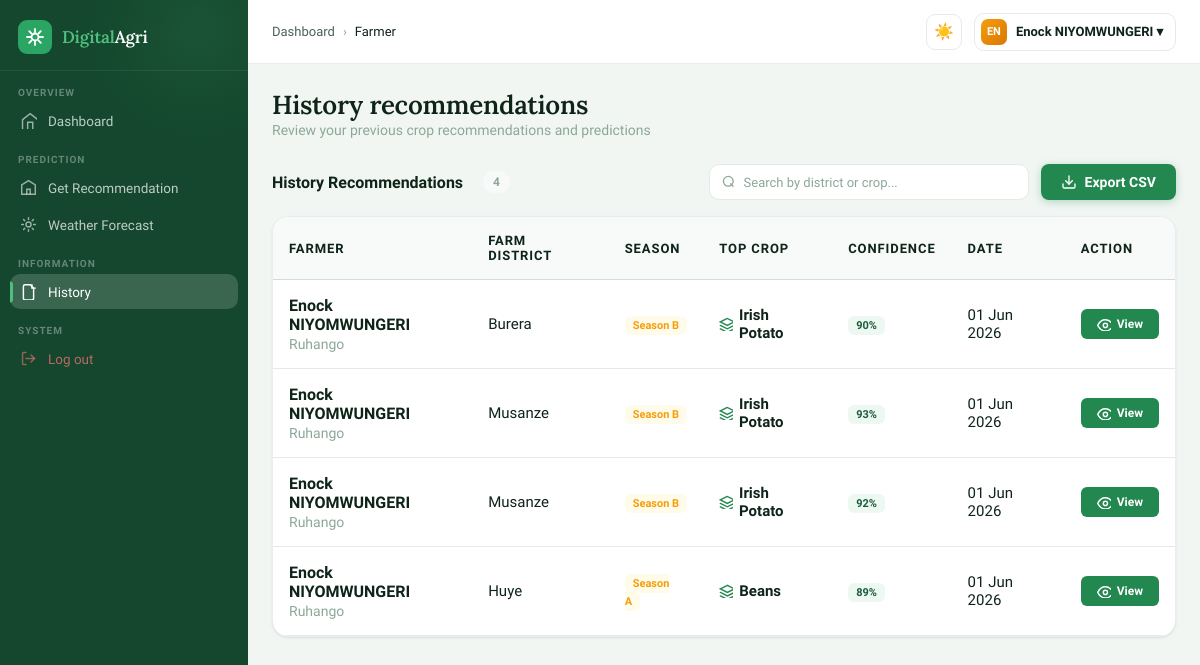
The app's page /history (signed in) with its own data.
### models.py (models this page shows, shortened)
class Farmer(UserMixin, db.Model):
    __tablename__ = 'farmer'
    id = db.Column(db.Integer, primary_key=True)
    name = db.Column(db.String(100), nullable=False)
    email = db.Column(db.String(150), unique=True, nullable=True)  # Nullable for coop-added farmers
    password = db.Column(db.String(255), nullable=True)            # Nullable for coop-added farmers
    farmer_district = db.Column(db.String(100))
    phone_number = db.Column(db.String(20))
    farm_size_hectares = db.Column(db.Numeric(6, 2))
    gender = db.Column(db.Enum(Gender))
    cooperative_id = db.Column(db.Integer, db.ForeignKey('cooperative.id'), nullable=True)
    created_at = db.Column(db.DateTime, default=datetime.utcnow)
    recommendations = db.relationship('Recommendation', backref='farmer', lazy=True, cascade='all, delete-orphan')

class Recommendation(db.Model):
    __tablename__ = 'recommendation'
    id = db.Column(db.Integer, primary_key=True)
    farmer_id = db.Column(db.Integer, db.ForeignKey('farmer.id'), nullable=False)
    soil_ph = db.Column(db.Numeric(4, 2))
    nitrogen = db.Column(db.Numeric(6, 2))
    phosphorus = db.Column(db.Numeric(6, 2))
    potassium = db.Column(db.Numeric(6, 2))
    rainfall = db.Column(db.Numeric(7, 2))
    temperature = db.Column(db.Numeric(5, 2))
    humidity = db.Column(db.Numeric(5, 2))
    altitude = db.Column(db.Numeric(7, 2))
    farm_district = db.Column(db.String(100))
    farmer_district = db.Column(db.String(100))
    season = db.Column(db.Enum(Season))
    created_at = db.Column(db.DateTime, default=datetime.utcnow)
    predictions = db.relationship('Prediction', backref='recommendation', lazy=True,
                                  order_by='Prediction.confidence_score.desc()',
                                  cascade='all, delete-orphan')

class Prediction(db.Model):
    __tablename__ = 'prediction'
    id = db.Column(db.Integer, primary_key=True)
    recommendation_id = db.Column(db.Integer, db.ForeignKey('recommendation.id'), nullable=False)
    crop_name = db.Column(db.String(100))
    confidence_score = db.Column(db.Numeric(5, 2))
    model_version = db.Column(db.String(50), default='1.0')
    is_accepted = db.Column(db.Boolean, default=False)
    predicted_at = db.Column(db.DateTime, default=datetime.utcnow)

### app.py (the view)
@app.route('/history')
@login_required
def history():
    cooperative_name = current_user.name if isinstance(current_user, Cooperative) else None
    farmer_name = current_user.name if isinstance(current_user, Farmer) else None
    template_folder = 'Farmer' if isinstance(current_user, Farmer) else 'cooperative'
    if isinstance(current_user, Cooperative):
        recommendations = Recommendation.query.join(Farmer).filter(Farmer.cooperative_id == current_user.id).order_by(Recommendation.created_at.desc()).limit(200).all()
    else:
        recommendations = Recommendation.query.filter_by(farmer_id=current_user.id).order_by(Recommendation.created_at.desc()).limit(200).all()
    return render_template(f'{template_folder}/history.html',
                         cooperative_name=cooperative_name,
                         farmer_name=farmer_name,
                         recommendations=recommendations)

### app.py (called while the page is built)
@app.context_processor
def inject_emojis():
    return dict(crop_emojis=CROP_EMOJIS)

@app.context_processor
def inject_enums():
    from models import CooperativeStatus
    return dict(CooperativeStatus=CooperativeStatus)

### models.py (called while the page is built)
@login_manager.user_loader
def load_user(user_id):
    if user_id.startswith('admin-'):
        return Admin.query.get(int(user_id.split('-')[1]))
    elif user_id.startswith('coop-'):
        return Cooperative.query.get(int(user_id.split('-')[1]))
    elif user_id.startswith('farmer-'):
        return Farmer.query.get(int(user_id.split('-')[1]))
    return None

### templates/Farmer/history.html (shortened to what this page needs)
<!DOCTYPE html>
<html lang="en" data-theme="light">
<head>
<link rel="stylesheet" href="https://cdn.jsdelivr.net/npm/lucide-static@0.321.0/font/lucide.min.css"/>
</head>
<body>
<div class="app">
{% include 'Farmer/components/sidebar.html' %}
<div class="main">
  {% include 'Farmer/components/topbar.html' %}
  <div class="content">
    <div class="page-header">
            <div>
            <div class="page-title">History recommendations</div>
            <div class="page-sub">
            Review your previous crop recommendations and predictions
            </div>
    </div>
      </div>
    <div class="table-section">
      <div class="table-header">
        <div style="display: flex; align-items: center; gap: 12px;">
          <span class="table-title">History Recommendations</span>
          <span class="count-badge">{{ recommendations|length if recommendations else 0 }}</span>
        </div>
        <div style="display: flex; align-items: center; gap: 12px; flex: 1; justify-content: flex-end;">
          <div class="table-search" style="max-width: 320px; flex: 1;">
            <svg class="search-icon" width="14" height="14" viewBox="0 0 20 20" fill="none" stroke="currentColor" stroke-width="1.8" stroke-linecap="round"><circle cx="9" cy="9" r="7"/><line x1="16" y1="16" x2="12.5" y2="12.5"/></svg>
            <input type="text" id="tableSearch" placeholder="Search by district or crop..." onkeyup="filterTable()">
          </div>
          <button class="btn-export" onclick="exportHistory()">
            <svg width="16" height="16" viewBox="0 0 24 24" fill="none" stroke="currentColor" stroke-width="2" stroke-linecap="round"><path d="M21 15v4a2 2 0 0 1-2 2H5a2 2 0 0 1-2-2v-4"/><polyline points="7 10 12 15 17 10"/><line x1="12" y1="15" x2="12" y2="3"/></svg>
            Export CSV
          </button>
        </div>
      </div>
      <div class="recommendations-table">
        {% if recommendations and recommendations|length > 0 %}
          <table class="rec-table">
            <thead>
              <tr>
                <th>Farmer</th>
                <th>Farm District</th>
                <th>Season</th>
                <th>Top Crop</th>
                <th>Confidence</th>
                <th>Date</th>
                <th>Action</th>
              </tr>
            </thead>
            <tbody id="recommendationsBody">
              {% for rec in recommendations %}
                <tr style="animation-delay: {{ loop.index * 60 }}ms;">
                  <td>
                    <div class="farmer-cell-name">{{ rec.farmer.name if rec.farmer else 'Unknown' }}</div>
                    <div class="farmer-cell-district">{{ rec.farmer.farmer_district if rec.farmer else '' }}</div>
                  </td>
                  <td>{{ rec.farm_district or 'Not specified' }}</td>
                  <td><span class="season-badge">{{ rec.season.value if rec.season else 'N/A' }}</span></td>
                  <td>
                    <div class="crop-cell">
                      <svg class="crop-icon" viewBox="0 0 20 20" fill="none" stroke="currentColor" stroke-width="2" stroke-linecap="round"><path d="M12 2L2 7l10 5 10-5-10-5z"/><path d="M2 17l10 5 10-5"/><path d="M2 12l10 5 10-5"/></svg>
                      {{ rec.predictions[0].crop_name if rec.predictions else 'N/A' }}
                    </div>
                  </td>
                  <td><span class="confidence-badge">{{ rec.predictions[0].confidence_score|int if rec.predictions else 0 }}%</span></td>
                  <td>{{ rec.created_at.strftime('%d %b %Y') if rec.created_at else 'Unknown' }}</td>
                  <td>
                    <a href="{{ url_for('recommendation_results', res_id=rec.id) }}" class="btn-view">
                      <svg class="btn-view-icon" viewBox="0 0 20 20" fill="none" stroke="currentColor" stroke-width="2" stroke-linecap="round"><path d="M1 12s4-8 11-8 11 8 11 8-4 8-11 8-11-8-11-8z"/><circle cx="12" cy="12" r="3"/></svg>
                      View
                    </a>
                  </td>
                </tr>
              {% endfor %}
            </tbody>
          </table>
        {% endif %}
      </div>
    </div>
  </div>
</div>
</body>
</html>

### templates/Farmer/components/topbar.html
<header class="topbar">
    <div class="breadcrumb">
      <a href="{{ url_for('dashboard') }}">Dashboard</a>
      <span class="sep">›</span>
      <span class="current">Farmer</span>
    </div>
    <div class="topbar-actions">
      <button class="theme-toggle" onclick="toggleTheme()" id="themeBtn">☀️</button>
      <div class="user-btn">
        <div class="avatar">{{ farmer_name[:2].upper() if farmer_name else 'FA' }}</div>
        {{ farmer_name if farmer_name else 'Farmer' }} ▾
      </div>
    </div>
  </header>

### records on screen
Farmer: name "EN", name "Enock NIYOMWUNGERI"
Recommendation: farmer "Enock NIYOMWUNGERI", farmer "Ruhango", farm_district "Burera", season "Season B", crop_name "Irish Potato", confidence_score "90", created_at "01 Jun 2026"
Recommendation: farmer "Enock NIYOMWUNGERI", farmer "Ruhango", farm_district "Musanze", season "Season B", crop_name "Irish Potato", confidence_score "93", created_at "01 Jun 2026"
Recommendation: farmer "Enock NIYOMWUNGERI", farmer "Ruhango", farm_district "Musanze", season "Season B", crop_name "Irish Potato", confidence_score "92", created_at "01 Jun 2026"
Recommendation: farmer "Enock NIYOMWUNGERI", farmer "Ruhango", farm_district "Huye", season "Season A", crop_name "Beans", confidence_score "89", created_at "01 Jun 2026"

### other values on screen
{{ recommendations|length if recommendations else 0 }} "4"
